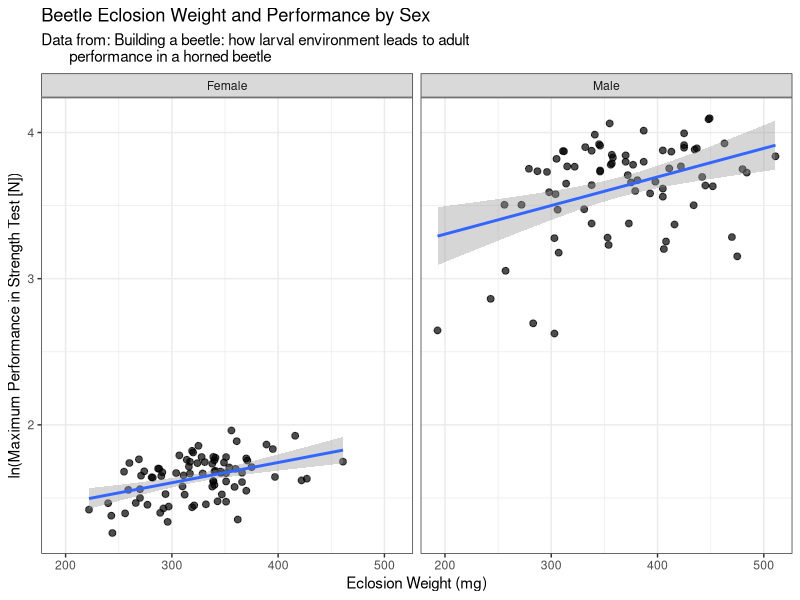
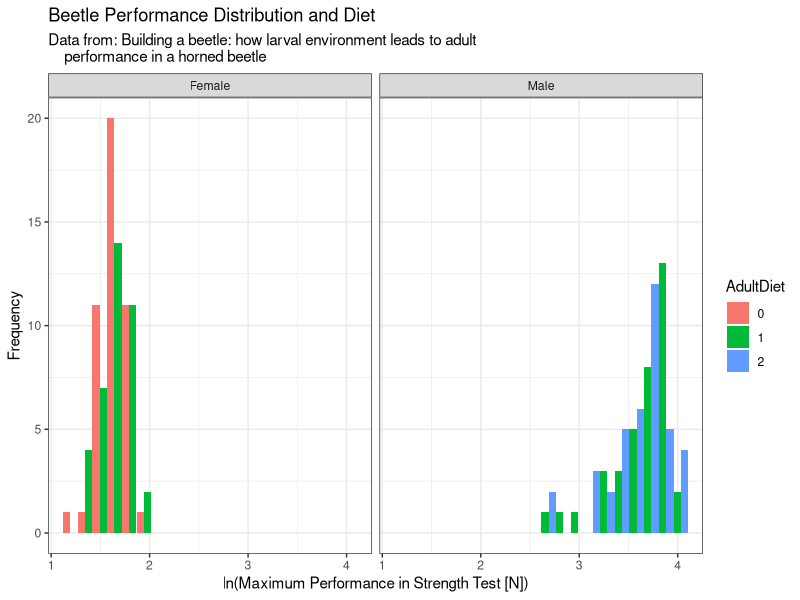
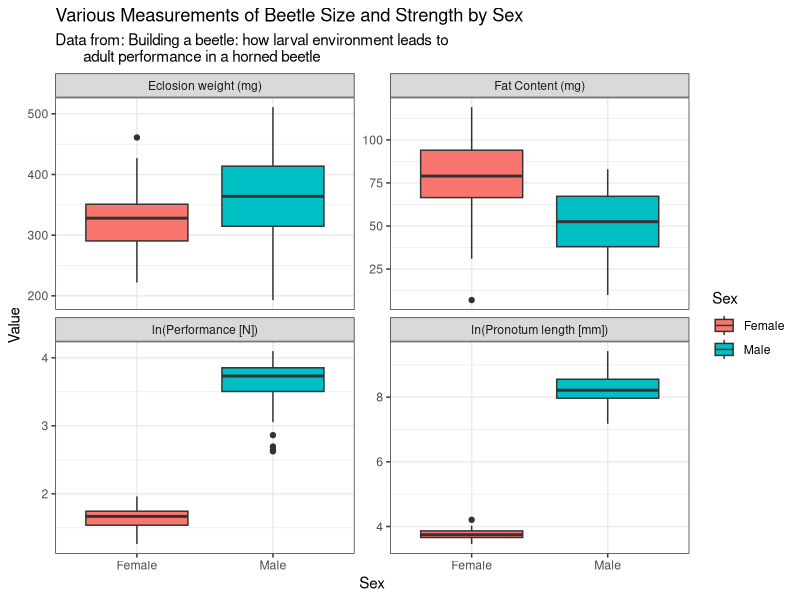
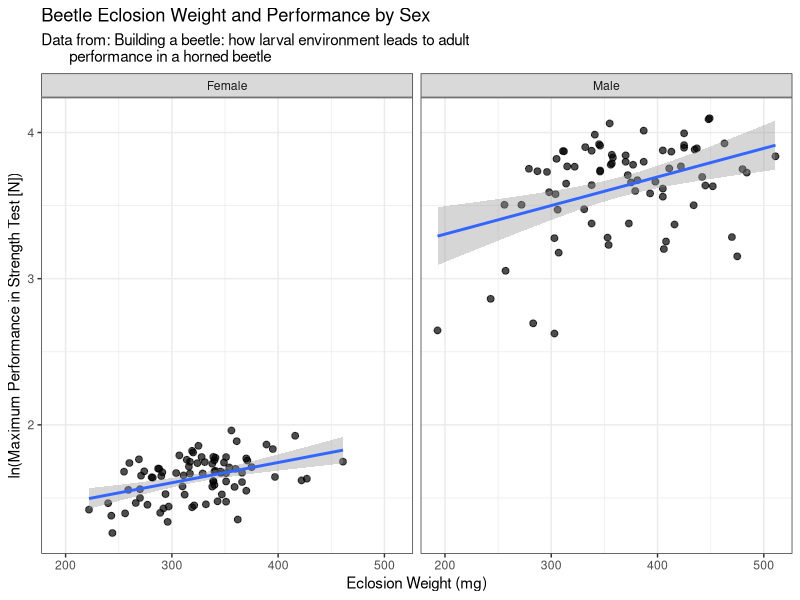
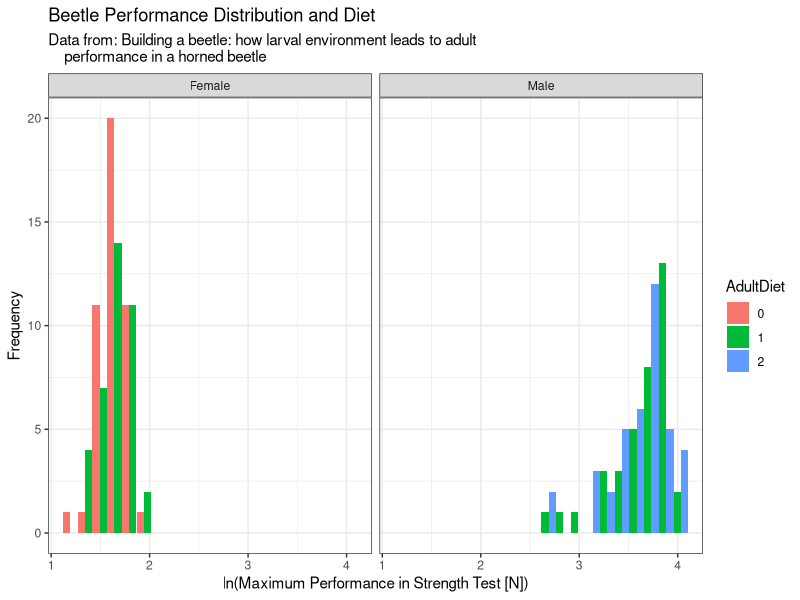
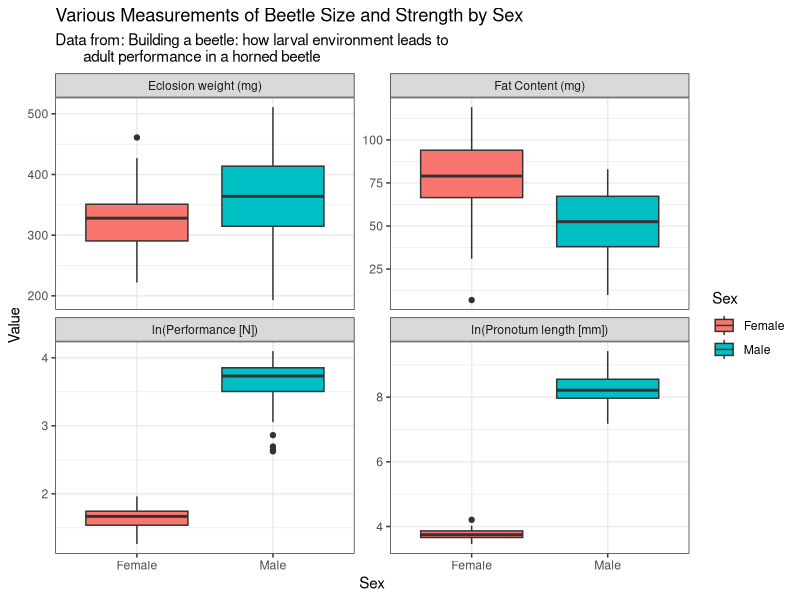

Recreate these plots in R, in order.
FemaleData <- read.csv("femaledata.txt")
MaleData <- read.csv("maledata.txt")

library(tidyr)
library(tidyverse)

FemaleDataClean <- FemaleData %>%
  separate(col = 1, into = c("Individual", "Performance", "PronotumLength", 
                             "FatContent", "WeightGain", "ElytraLength", 
                             "EclosionWeight", "AdultDiet", "EndBroodBallWeight",
                             "DevelopmentTime"), sep = " ") %>% 
  mutate(Sex = "Female") %>% 
  select(-Individual) %>% 
  mutate(
    Performance = as.numeric(Performance),
    PronotumLength = as.numeric(PronotumLength),
    FatContent = as.numeric(FatContent),
    WeightGain = as.numeric(WeightGain),
    ElytraLength = as.numeric(ElytraLength),
    EclosionWeight = as.numeric(EclosionWeight),
    EndBroodBallWeight = as.numeric(EndBroodBallWeight),
    DevelopmentTime = as.numeric(DevelopmentTime)) %>% 
  mutate(EclosionWeight = EclosionWeight*100,
         FatContent = FatContent*100) %>%
#The original paper's analysis details clarify that eclosion weight and fat content
#were divided by 100 to create a better scale for graphing. I have undone that here
#for better accuracy.
  drop_na()

MaleDataClean <- MaleData %>% 
  separate(col = 1, into = c("Individual", "Performance", "TestesMass",
                             "PronotumLength", "FatContent", "WeightGain", 
                             "ElytraLength", "HornLength", "EclosionWeight", 
                             "AdultDiet", "EndBroodBallWeight","DevelopmentTime"),
                             sep = " ") %>% 
  mutate(Sex="Male") %>% 
  select(-Individual) %>% 
  mutate(
    Performance = as.numeric(Performance),
    TestesMass = as.numeric(TestesMass),
    PronotumLength = as.numeric(PronotumLength),
    FatContent = as.numeric(FatContent),
    WeightGain = as.numeric(WeightGain),
    ElytraLength = as.numeric(ElytraLength),
    HornLength = as.numeric(HornLength),
    EclosionWeight = as.numeric(EclosionWeight),
    EndBroodBallWeight = as.numeric(EndBroodBallWeight),
    DevelopmentTime = as.numeric(DevelopmentTime)) %>% 
  mutate(EclosionWeight = EclosionWeight*100,
         FatContent = FatContent*100) %>%
  drop_na()

CombinedDataClean <- bind_rows(FemaleDataClean, MaleDataClean)

SexSummary <- CombinedDataClean %>% 
  group_by(Sex) %>%
  summarise(
    MeanPerformance = mean(Performance, na.rm = TRUE),
    SDPerformance = sd(Performance, na.rm = TRUE),
    MeanPronotum = mean(PronotumLength, na.rm = TRUE),
    SDPronotum = sd(PronotumLength, na.rm = TRUE),
    MeanFat = mean(FatContent, na.rm = TRUE),
    SDFat = sd(FatContent, na.rm = TRUE),
    MeanWeightGain = mean(WeightGain, na.rm = TRUE),
    SDWeightGain = sd(WeightGain, na.rm = TRUE),
    MeanElytra = mean(ElytraLength, na.rm = TRUE),
    SDElytra = sd(ElytraLength, na.rm = TRUE),
    MeanEclosionWeight = mean(EclosionWeight, na.rm= TRUE),
    SDEclosionWeight = sd(EclosionWeight, na.rm = TRUE),
    MeanBroodBall = mean(EndBroodBallWeight, na.rm = TRUE),
    SDBroodBall = sd(EndBroodBallWeight, na.rm = TRUE),
    MeanDevelopment = mean(DevelopmentTime, na.rm = TRUE),
    SDDevelopment = sd(DevelopmentTime, na.rm = TRUE),
    MeanTestes = mean(TestesMass, na.rm = TRUE),
    SDTestes = sd(TestesMass, na.rm = TRUE),
    MeanHorn = mean(HornLength, na.rm = TRUE),
    SDHorn = sd(HornLength, na.rm = TRUE),
    .groups = "drop")

OverallSummary <- CombinedDataClean %>% 
  summarise(
    Sex = "Combined",
    MeanPerformance = mean(Performance, na.rm = TRUE),
    SDPerformance = sd(Performance, na.rm = TRUE),
    MeanPronotum = mean(PronotumLength, na.rm = TRUE),
    SDPronotum = sd(PronotumLength, na.rm = TRUE),
    MeanFat = mean(FatContent, na.rm = TRUE),
    SDFat = sd(FatContent, na.rm = TRUE),
    MeanWeightGain = mean(WeightGain, na.rm = TRUE),
    SDWeightGain = sd(WeightGain, na.rm = TRUE),
    MeanElytra = mean(ElytraLength, na.rm = TRUE),
    SDElytra = sd(ElytraLength, na.rm = TRUE),
    MeanEclosionWeight = mean(EclosionWeight, na.rm= TRUE),
    SDEclosionWeight = sd(EclosionWeight, na.rm = TRUE),
    MeanBroodBall = mean(EndBroodBallWeight, na.rm = TRUE),
    SDBroodBall = sd(EndBroodBallWeight, na.rm = TRUE),
    MeanDevelopment = mean(DevelopmentTime, na.rm = TRUE),
    SDDevelopment = sd(DevelopmentTime, na.rm = TRUE))

FinalSummary <- bind_rows(SexSummary, OverallSummary)

#The ultimate goal of the "SexSummary" and "OverallSummary" dataframes being 
#created was to bind them into this final summary to be used for statistical
#analysis and figure crafting.

BeetlesLong <- CombinedDataClean %>%
  pivot_longer(
    cols = c(Performance, PronotumLength, FatContent, EclosionWeight),
    names_to = "Trait",
    values_to = "Value") %>% 
  mutate(Trait = recode(Trait,
                        Performance = "ln(Performance [N])",
                        PronotumLength = "ln(Pronotum length [mm])",
                        FatContent = "Fat Content (mg)",
                        EclosionWeight = "Eclosion weight (mg)"))

#I created this dataframe for use in my boxplot later on.

theme_set(theme_bw())

ggplot(CombinedDataClean, aes(x = EclosionWeight, y = Performance))+
  geom_point(size = 2, alpha = 0.7)+
  geom_smooth(method = "lm", se = TRUE) +
  facet_wrap(~ Sex)+
  xlab("Eclosion Weight (mg)")+
  ylab("ln(Maximum Performance in Strength Test [N])")+
#In the original dataset, some columns had already been log transformed.
#I chose to keep these statistical transformations intact for the sake of simplicity
#and better scale in my graphs, thus the "ln" in this axis label and others.
  labs(title = "Beetle Eclosion Weight and Performance by Sex",
       subtitle = "Data from: Building a beetle: how larval environment leads to adult
       performance in a horned beetle")
ggsave("Beetle_Weight_Performance_Sex.png", width=6, height=4, units="in", dpi=300)
#This figure serves to display that there is an (albeit weak) correlation between
#performance and eclosion weight. It also shows that these values are greatly 
#affected by sex.
  
ggplot(CombinedDataClean, aes(x = Performance, fill = AdultDiet))+
  geom_histogram(bins = 20, position = "dodge") +
  facet_wrap(~ Sex)+
  xlab("ln(Maximum Performance in Strength Test [N])") +
  ylab("Frequency") +
  labs(title = "Beetle Performance Distribution and Diet",
    subtitle = "Data from: Building a beetle: how larval environment leads to adult
    performance in a horned beetle")
ggsave("Beetle_Performance_Diet.png", width=6, height=4, units="in", dpi=300)
#This figure serves to display the difference in beetle performance based on diet.
#Visually, it appears that adult diet did not have a significant effect on performance.

ggplot(BeetlesLong, aes(x = Sex, y = Value, fill = Sex))+
  geom_boxplot()+
  facet_wrap(~ Trait, scales = "free_y") +
  xlab("Sex")+
  labs(title = "Various Measurements of Beetle Size and Strength by Sex",
       subtitle = "Data from: Building a beetle: how larval environment leads to 
       adult performance in a horned beetle")
ggsave("Beetle_Size_Strength_Sex.png", width=8, height=6, units="in", dpi=300)

#This graph serves to provide a general visual of the sexual dimorphism of this
#particular beetle species using several measurements of strength and size.
